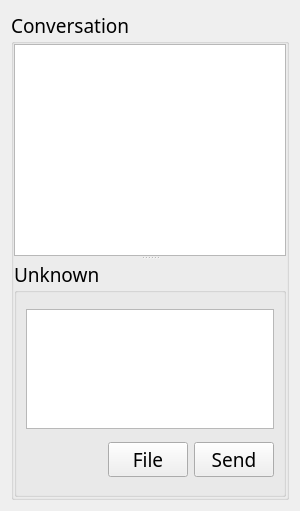
<?xml version="1.0" encoding="UTF-8"?>
<ui version="4.0">
 <class>ConversationWidget</class>
 <widget class="QWidget" name="ConversationWidget">
  <property name="geometry">
   <rect>
    <x>0</x>
    <y>0</y>
    <width>300</width>
    <height>511</height>
   </rect>
  </property>
  <property name="maximumSize">
   <size>
    <width>300</width>
    <height>16777215</height>
   </size>
  </property>
  <property name="windowTitle">
   <string>Form</string>
  </property>
  <layout class="QGridLayout" name="gridLayout_2">
   <item row="0" column="0">
    <widget class="QGroupBox" name="groupBox">
     <property name="font">
      <font>
       <family>Agency FB</family>
       <pointsize>14</pointsize>
      </font>
     </property>
     <property name="title">
      <string>Conversation</string>
     </property>
     <layout class="QGridLayout" name="gridLayout_3">
      <property name="margin">
       <number>0</number>
      </property>
      <item row="0" column="0">
       <widget class="QSplitter" name="splitter">
        <property name="orientation">
         <enum>Qt::Vertical</enum>
        </property>
        <widget class="QTextBrowser" name="textBrowser"/>
        <widget class="QGroupBox" name="groupBox_userName">
         <property name="title">
          <string>Unknown</string>
         </property>
         <layout class="QGridLayout" name="gridLayout">
          <item row="0" column="0" colspan="4">
           <widget class="QTextEdit" name="textEdit">
            <property name="maximumSize">
             <size>
              <width>16777215</width>
              <height>120</height>
             </size>
            </property>
            <property name="font">
             <font>
              <family>宋体</family>
              <pointsize>11</pointsize>
             </font>
            </property>
           </widget>
          </item>
          <item row="1" column="0">
           <widget class="QLabel" name="errorInfoLabel">
            <property name="text">
             <string/>
            </property>
           </widget>
          </item>
          <item row="1" column="1">
           <spacer name="horizontalSpacer">
            <property name="orientation">
             <enum>Qt::Horizontal</enum>
            </property>
            <property name="sizeHint" stdset="0">
             <size>
              <width>170</width>
              <height>20</height>
             </size>
            </property>
           </spacer>
          </item>
          <item row="1" column="3">
           <widget class="QPushButton" name="sendButton">
            <property name="text">
             <string>Send</string>
            </property>
            <property name="shortcut">
             <string>Ctrl+Return</string>
            </property>
           </widget>
          </item>
          <item row="1" column="2">
           <widget class="QPushButton" name="fileSelectButton">
            <property name="text">
             <string>File</string>
            </property>
           </widget>
          </item>
         </layout>
        </widget>
       </widget>
      </item>
     </layout>
    </widget>
   </item>
  </layout>
 </widget>
 <resources/>
 <connections/>
</ui>
